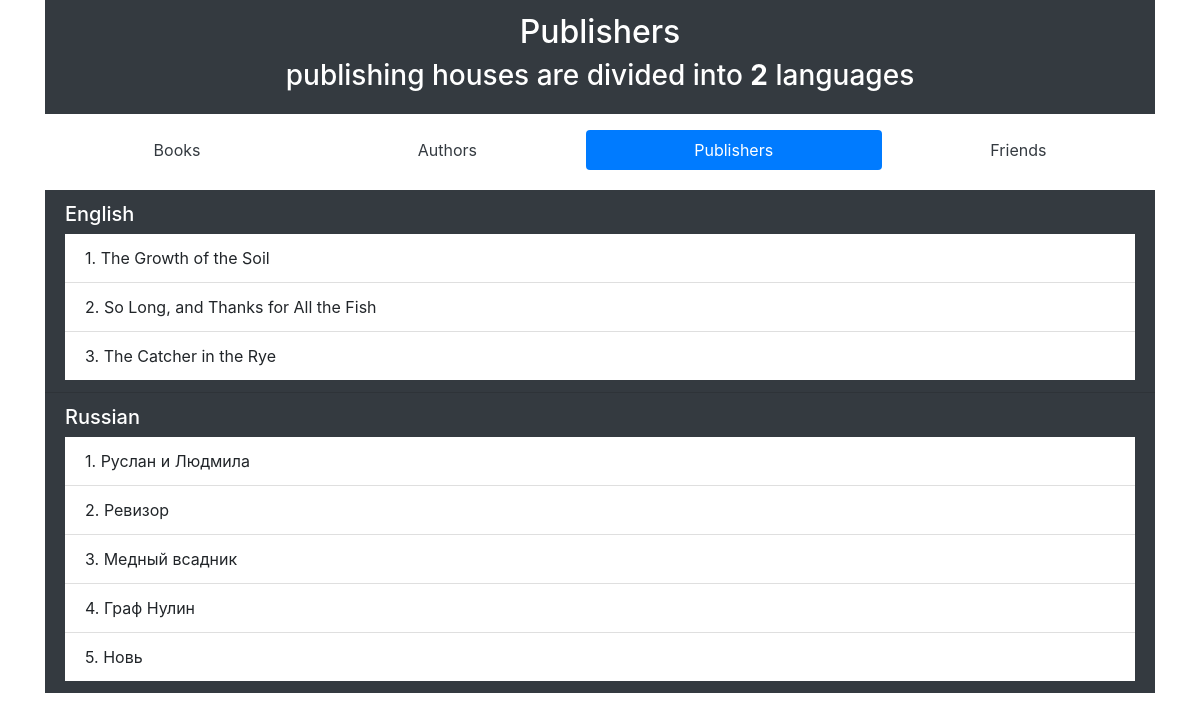
Screenshot of /publishers/ with the database file from the repository.
### p_library/models.py (models this page shows, shortened)
class Publisher(models.Model):
    name = models.TextField()
    address = models.TextField()
    email = models.EmailField()

class Book(models.Model):
    ISBN = models.CharField(max_length=13)
    title = models.TextField()
    description = models.TextField()
    year_release = models.SmallIntegerField()
    copy_count = models.SmallIntegerField(default=1)
    price = models.DecimalField(default=0, max_digits=8, decimal_places=2)
    author = models.ForeignKey(Author, on_delete=models.CASCADE, related_name='authors')
    publisher = models.ForeignKey(Publisher, on_delete=models.SET_NULL, null=True, blank=True, related_name='publishers')
    friend = models.ForeignKey(Friend, on_delete=models.SET_NULL, null=True, blank=True, related_name='friends')

### p_library/views.py (the view)
# urls.py: path('publishers/', views.publishers_list),
def publishers_list(request):
    template = loader.get_template('publishers.html')
    publishers = Publisher.objects.all()
    pub_data = {
        'title': 'Publishers',
        'publishers': publishers,
    }
    return HttpResponse(template.render(pub_data))

### p_library/templates/publishers.html (shortened to what this page needs)
<!DOCTYPE html>
<html lang="en">
    <head>
        <link rel="stylesheet" href="https://cdn.jsdelivr.net/npm/bootstrap@4.5.3/dist/css/bootstrap.min.css">
    </head>
    <body>
        <div class="container">
            <div class="alert bg-dark text-white text-center rounded-0" role="alert">
                <h2 class="alert-heading">{{ title }}</span><br></h2>
                <h3>publishing houses are divided into <strong>{{ publishers|length }}</strong> languages</h3>
            </div>
            <ul class="nav nav-pills nav-fill">
                <li class="nav-item">
                    <a class="nav-link text-dark" href="/">Books</a>
                </li>
                <li class="nav-item">
                    <a class="nav-link text-dark" href="/author/">Authors</a>
                </li>
                <li class="nav-item">
                    <a class="nav-link text-white active" href="/publishers/">Publishers</a>
                </li>
                <li class="nav-item">
                    <a class="nav-link text-dark" href="/friend/">Friends</a>
                </li>
            </ul>
            <ul class="list-group list-group-flush" style="margin-top: 20px;">
                {% for publisher in publishers%}
                <li class="list-group-item bg-dark">
                    <h5 class="text-white">{{ publisher.name }}</h5>
                    <ul class="list-group list-group-flush">
                        {% for book in publisher.publishers.all %}
                        <li class="list-group-item">{{ forloop.counter }}. {{ book.title }}</li>
                        {% endfor %}
                    </ul>
                </li>
                {% endfor %}
            </ul>
        </div>
    </body>
</html>

### rows the page displays
Publisher: name "English"
Book: title "The Growth of the Soil"
Book: title "So Long, and Thanks for All the Fish"
Book: title "The Catcher in the Rye"
Publisher: name "Russian"
Book: title "Руслан и Людмила"
Book: title "Ревизор"
Book: title "Медный всадник"
Book: title "Граф Нулин"
Book: title "Новь"

### other values shown
{{ title }} "Publishers"
{{ publishers|length }} "2"
